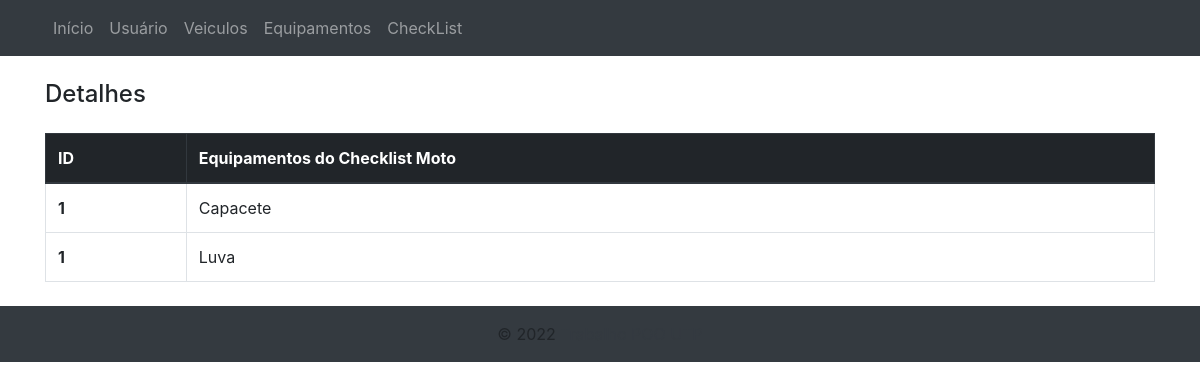
Page /checklist/detalhes/ on the committed database.
### core/models.py (models this page shows)
class CheckList(models.Model):
    id = models.AutoField(primary_key=True)
    descricao = models.CharField(verbose_name="Descrição do CheckList", max_length=256, blank=True, null=True)
    equipamento_seguranca = models.ManyToManyField(EquipamentoSeguraca)
    usuario = models.ForeignKey(AuthUser, on_delete=models.CASCADE)
    veiculos = models.ForeignKey(Veiculos, on_delete=models.CASCADE)
    def __str__(self):
        return self.descricao

class ChecklistEquipamentoSeguranca(models.Model):
    checklist = models.ForeignKey(CheckList, models.DO_NOTHING)
    equipamentoseguraca = models.ForeignKey('Equipamentoseguraca', models.DO_NOTHING)
    class Meta:
        managed = False
        db_table = 'core_checklist_equipamento_seguranca'
        unique_together = (('checklist', 'equipamentoseguraca'),)

class EquipamentoSeguraca(models.Model):
    id = models.AutoField(primary_key=True)
    descricao_equipamento_seguranca = models.CharField(verbose_name="Descrição do Equipamento de Segurança", max_length=256, blank=True, null=True)
    def __str__(self):
        return self.descricao_equipamento_seguranca

### core/views.py (the view)
# urls.py: path('checklist/detalhes/', views.detalhes, name='detalhes'),
def detalhes(request):
    id_evento = request.GET.get('id')
    checklist = CheckList.objects.get(id=1)
    detalhe = ChecklistEquipamentoSeguranca.objects.filter(checklist=checklist.id)
    response = {'detalhes': detalhe, 'checklist': checklist}
    return render(request, 'detalhes.html' , response)

### Templates/detalhes.html (shortened to what this page needs)
{% extends "index.html" %}
{% block content %}
<div class="container mt-4 mb-4">
  <div class="">
    <h4>Detalhes</h4>
    <table class="table table-bordered mt-4">
      <thead class="thead-dark">
        <tr>
          <th scope="col">ID</th>
          <th scope="col"> Equipamentos do {{checklist}}</th>
        </tr>
      </thead>
      <tbody>
        {% for detalhe in detalhes %}
        <tr>
          <th scope="row"> {{detalhe.checklist.id}} </th>
          <td> {{detalhe.equipamentoseguraca}} </td>
        </tr>
        {% endfor %}
      </tbody>
    </table>
  </div>
</div>
{% endblock %}

### rows in the picture
CheckList: descricao "Checklist Moto"
ChecklistEquipamentoSeguranca: checklist.id "1", equipamentoseguraca "Capacete"
ChecklistEquipamentoSeguranca: checklist.id "1", equipamentoseguraca "Luva"
